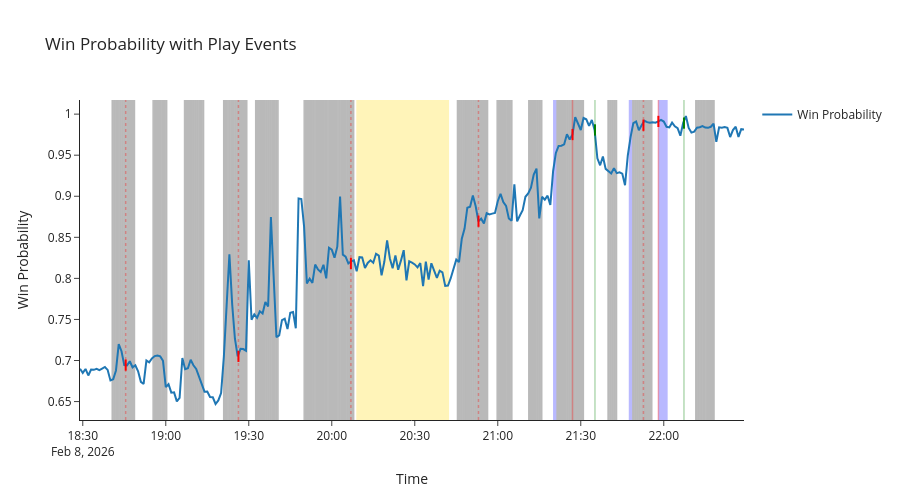

Source (notebook cell):
### Code cell
# plot_event_overlay_interactive(filtered, yes_prob)                        # all plays
plot_event_overlay_interactive(filtered, yes_prob, scoring_only=True, team_id=26)     # scoring only
